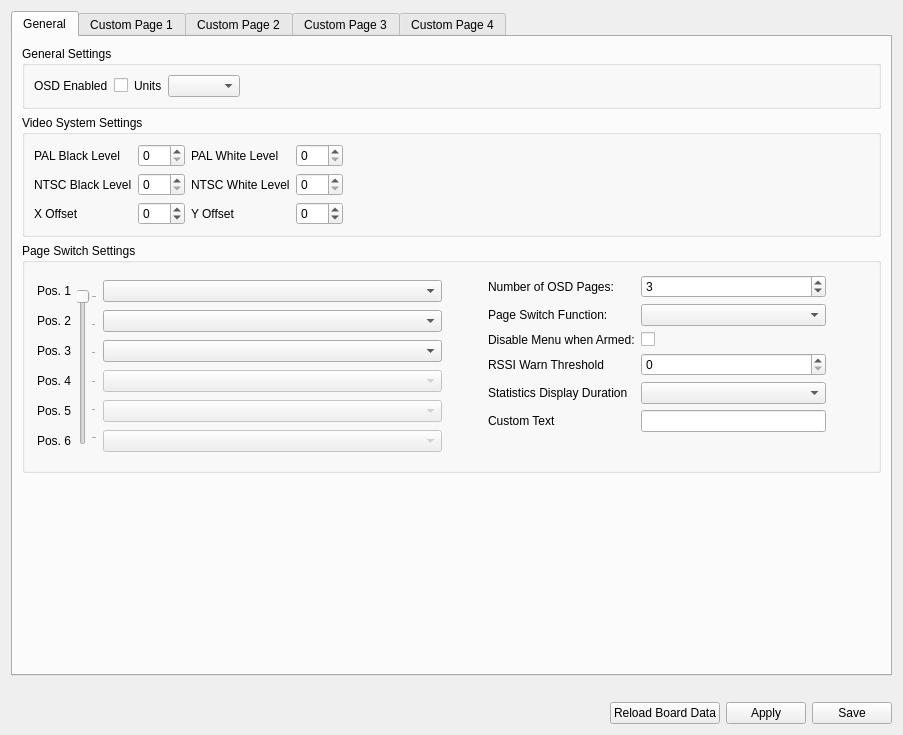
<?xml version="1.0" encoding="UTF-8"?>
<ui version="4.0">
 <class>Osd</class>
 <widget class="QWidget" name="Osd">
  <property name="geometry">
   <rect>
    <x>0</x>
    <y>0</y>
    <width>903</width>
    <height>735</height>
   </rect>
  </property>
  <property name="windowTitle">
   <string>Form</string>
  </property>
  <layout class="QVBoxLayout" name="verticalLayout_2">
   <item>
    <layout class="QVBoxLayout" name="verticalLayout_5">
     <item>
      <widget class="QTabWidget" name="tabWidget">
       <property name="minimumSize">
        <size>
         <width>0</width>
         <height>0</height>
        </size>
       </property>
       <property name="currentIndex">
        <number>0</number>
       </property>
       <widget class="QWidget" name="tabGeneral">
        <attribute name="title">
         <string>General</string>
        </attribute>
        <layout class="QVBoxLayout" name="verticalLayout">
         <item>
          <widget class="QGroupBox" name="groupBox_2">
           <property name="title">
            <string>General Settings</string>
           </property>
           <layout class="QGridLayout" name="gridLayout_2">
            <item row="0" column="0">
             <widget class="QLabel" name="label_6">
              <property name="text">
               <string>OSD Enabled</string>
              </property>
             </widget>
            </item>
            <item row="0" column="1">
             <widget class="QCheckBox" name="cb_osd_enabled">
              <property name="toolTip">
               <string>Enable / disable the OSD (requires rebooting the flight controller to take effect)</string>
              </property>
              <property name="text">
               <string/>
              </property>
             </widget>
            </item>
            <item row="0" column="3">
             <widget class="QComboBox" name="cb_units"/>
            </item>
            <item row="0" column="2">
             <widget class="QLabel" name="label_3">
              <property name="text">
               <string>Units</string>
              </property>
             </widget>
            </item>
            <item row="0" column="4">
             <spacer name="horizontalSpacer_3">
              <property name="orientation">
               <enum>Qt::Horizontal</enum>
              </property>
              <property name="sizeHint" stdset="0">
               <size>
                <width>40</width>
                <height>20</height>
               </size>
              </property>
             </spacer>
            </item>
           </layout>
          </widget>
         </item>
         <item>
          <widget class="QGroupBox" name="groupBox">
           <property name="title">
            <string>Video System Settings</string>
           </property>
           <layout class="QVBoxLayout" name="verticalLayout_3">
            <item>
             <layout class="QGridLayout" name="gridLayout">
              <item row="4" column="3">
               <widget class="QSpinBox" name="sb_y_offset">
                <property name="toolTip">
                 <string>Shift the video vertically. Note: Large values can cause sync problems.</string>
                </property>
                <property name="minimum">
                 <number>-20</number>
                </property>
                <property name="maximum">
                 <number>20</number>
                </property>
               </widget>
              </item>
              <item row="2" column="3">
               <widget class="QSpinBox" name="sb_white_ntsc">
                <property name="toolTip">
                 <string>White level for NTSC.</string>
                </property>
                <property name="maximum">
                 <number>255</number>
                </property>
               </widget>
              </item>
              <item row="0" column="2">
               <widget class="QLabel" name="label_2">
                <property name="text">
                 <string>PAL White Level</string>
                </property>
               </widget>
              </item>
              <item row="0" column="1">
               <widget class="QSpinBox" name="sb_black_pal">
                <property name="toolTip">
                 <string>Black level for PAL. Note: setting a too low value can cause sync probelms.</string>
                </property>
                <property name="maximum">
                 <number>255</number>
                </property>
               </widget>
              </item>
              <item row="2" column="1">
               <widget class="QSpinBox" name="sb_black_ntsc">
                <property name="toolTip">
                 <string>Black level for NTSC.</string>
                </property>
                <property name="maximum">
                 <number>255</number>
                </property>
               </widget>
              </item>
              <item row="2" column="0">
               <widget class="QLabel" name="label_4">
                <property name="text">
                 <string>NTSC Black Level</string>
                </property>
               </widget>
              </item>
              <item row="0" column="0">
               <widget class="QLabel" name="label">
                <property name="text">
                 <string>PAL Black Level</string>
                </property>
               </widget>
              </item>
              <item row="4" column="1">
               <widget class="QSpinBox" name="sb_x_offset">
                <property name="toolTip">
                 <string>Shift the video horizontally. Note: Large values can cause sync problems.</string>
                </property>
                <property name="minimum">
                 <number>-20</number>
                </property>
                <property name="maximum">
                 <number>20</number>
                </property>
               </widget>
              </item>
              <item row="4" column="2">
               <widget class="QLabel" name="label_8">
                <property name="text">
                 <string>Y Offset</string>
                </property>
               </widget>
              </item>
              <item row="0" column="3">
               <widget class="QSpinBox" name="sb_white_pal">
                <property name="toolTip">
                 <string>White level for PAL. </string>
                </property>
                <property name="maximum">
                 <number>255</number>
                </property>
               </widget>
              </item>
              <item row="2" column="2">
               <widget class="QLabel" name="label_5">
                <property name="text">
                 <string>NTSC White Level</string>
                </property>
               </widget>
              </item>
              <item row="4" column="0">
               <widget class="QLabel" name="label_7">
                <property name="text">
                 <string>X Offset</string>
                </property>
               </widget>
              </item>
              <item row="2" column="4">
               <spacer name="horizontalSpacer_2">
                <property name="orientation">
                 <enum>Qt::Horizontal</enum>
                </property>
                <property name="sizeHint" stdset="0">
                 <size>
                  <width>40</width>
                  <height>20</height>
                 </size>
                </property>
               </spacer>
              </item>
             </layout>
            </item>
           </layout>
          </widget>
         </item>
         <item>
          <widget class="QGroupBox" name="groupBox_3">
           <property name="minimumSize">
            <size>
             <width>0</width>
             <height>230</height>
            </size>
           </property>
           <property name="maximumSize">
            <size>
             <width>16777215</width>
             <height>230</height>
            </size>
           </property>
           <property name="title">
            <string>Page Switch Settings</string>
           </property>
           <layout class="QGridLayout" name="gridLayout_4" rowstretch="0,0,0" columnstretch="0,0,1,0,1,0">
            <property name="leftMargin">
             <number>12</number>
            </property>
            <property name="topMargin">
             <number>12</number>
            </property>
            <property name="rightMargin">
             <number>12</number>
            </property>
            <property name="bottomMargin">
             <number>12</number>
            </property>
            <item row="0" column="0" rowspan="3">
             <layout class="QVBoxLayout" name="verticalLayout_9" stretch="0,0,0,0,0,0">
              <item>
               <widget class="QLabel" name="label_pos1">
                <property name="sizePolicy">
                 <sizepolicy hsizetype="Preferred" vsizetype="Maximum">
                  <horstretch>0</horstretch>
                  <verstretch>0</verstretch>
                 </sizepolicy>
                </property>
                <property name="minimumSize">
                 <size>
                  <width>0</width>
                  <height>16</height>
                 </size>
                </property>
                <property name="maximumSize">
                 <size>
                  <width>16777215</width>
                  <height>16</height>
                 </size>
                </property>
                <property name="text">
                 <string>Pos. 1</string>
                </property>
               </widget>
              </item>
              <item>
               <widget class="QLabel" name="label_pos2">
                <property name="sizePolicy">
                 <sizepolicy hsizetype="Preferred" vsizetype="Maximum">
                  <horstretch>0</horstretch>
                  <verstretch>0</verstretch>
                 </sizepolicy>
                </property>
                <property name="minimumSize">
                 <size>
                  <width>16</width>
                  <height>16</height>
                 </size>
                </property>
                <property name="maximumSize">
                 <size>
                  <width>16777215</width>
                  <height>16</height>
                 </size>
                </property>
                <property name="text">
                 <string>Pos. 2</string>
                </property>
               </widget>
              </item>
              <item>
               <widget class="QLabel" name="label_pos3">
                <property name="sizePolicy">
                 <sizepolicy hsizetype="Preferred" vsizetype="Maximum">
                  <horstretch>0</horstretch>
                  <verstretch>0</verstretch>
                 </sizepolicy>
                </property>
                <property name="minimumSize">
                 <size>
                  <width>0</width>
                  <height>16</height>
                 </size>
                </property>
                <property name="maximumSize">
                 <size>
                  <width>16777215</width>
                  <height>16</height>
                 </size>
                </property>
                <property name="text">
                 <string>Pos. 3</string>
                </property>
               </widget>
              </item>
              <item>
               <widget class="QLabel" name="label_pos4">
                <property name="sizePolicy">
                 <sizepolicy hsizetype="Preferred" vsizetype="Maximum">
                  <horstretch>0</horstretch>
                  <verstretch>0</verstretch>
                 </sizepolicy>
                </property>
                <property name="minimumSize">
                 <size>
                  <width>0</width>
                  <height>16</height>
                 </size>
                </property>
                <property name="maximumSize">
                 <size>
                  <width>16777215</width>
                  <height>16</height>
                 </size>
                </property>
                <property name="text">
                 <string>Pos. 4</string>
                </property>
               </widget>
              </item>
              <item>
               <widget class="QLabel" name="label_pos5">
                <property name="sizePolicy">
                 <sizepolicy hsizetype="Preferred" vsizetype="Maximum">
                  <horstretch>0</horstretch>
                  <verstretch>0</verstretch>
                 </sizepolicy>
                </property>
                <property name="minimumSize">
                 <size>
                  <width>0</width>
                  <height>16</height>
                 </size>
                </property>
                <property name="maximumSize">
                 <size>
                  <width>16777215</width>
                  <height>16</height>
                 </size>
                </property>
                <property name="text">
                 <string>Pos. 5</string>
                </property>
               </widget>
              </item>
              <item>
               <widget class="QLabel" name="label_pos6">
                <property name="sizePolicy">
                 <sizepolicy hsizetype="Preferred" vsizetype="Maximum">
                  <horstretch>0</horstretch>
                  <verstretch>0</verstretch>
                 </sizepolicy>
                </property>
                <property name="minimumSize">
                 <size>
                  <width>0</width>
                  <height>16</height>
                 </size>
                </property>
                <property name="maximumSize">
                 <size>
                  <width>16777215</width>
                  <height>16</height>
                 </size>
                </property>
                <property name="text">
                 <string>Pos. 6</string>
                </property>
               </widget>
              </item>
             </layout>
            </item>
            <item row="1" column="1">
             <widget class="QSlider" name="osdPageSlider">
              <property name="enabled">
               <bool>false</bool>
              </property>
              <property name="maximumSize">
               <size>
                <width>16777215</width>
                <height>160</height>
               </size>
              </property>
              <property name="focusPolicy">
               <enum>Qt::StrongFocus</enum>
              </property>
              <property name="toolTip">
               <string>This slider moves when you move the flight mode switch
on your remote. It shows currently active flight mode.

Setup the flight mode channel on the RC Input tab if you have not done so already.</string>
              </property>
              <property name="minimum">
               <number>0</number>
              </property>
              <property name="maximum">
               <number>5</number>
              </property>
              <property name="pageStep">
               <number>10</number>
              </property>
              <property name="value">
               <number>0</number>
              </property>
              <property name="sliderPosition">
               <number>0</number>
              </property>
              <property name="orientation">
               <enum>Qt::Vertical</enum>
              </property>
              <property name="invertedAppearance">
               <bool>true</bool>
              </property>
              <property name="tickPosition">
               <enum>QSlider::TicksBelow</enum>
              </property>
              <property name="tickInterval">
               <number>1</number>
              </property>
             </widget>
            </item>
            <item row="0" column="2" rowspan="3">
             <layout class="QVBoxLayout" name="verticalLayout_10">
              <property name="spacing">
               <number>3</number>
              </property>
              <item>
               <widget class="QComboBox" name="osdPagePos1">
                <property name="focusPolicy">
                 <enum>Qt::StrongFocus</enum>
                </property>
                <property name="toolTip">
                 <string>Select the stabilization mode on this position (manual/stabilized/auto)</string>
                </property>
               </widget>
              </item>
              <item>
               <widget class="QComboBox" name="osdPagePos2">
                <property name="focusPolicy">
                 <enum>Qt::StrongFocus</enum>
                </property>
               </widget>
              </item>
              <item>
               <widget class="QComboBox" name="osdPagePos3">
                <property name="focusPolicy">
                 <enum>Qt::StrongFocus</enum>
                </property>
               </widget>
              </item>
              <item>
               <widget class="QComboBox" name="osdPagePos4">
                <property name="enabled">
                 <bool>false</bool>
                </property>
                <property name="focusPolicy">
                 <enum>Qt::StrongFocus</enum>
                </property>
                <property name="toolTip">
                 <string>Select the stabilization mode on this position (manual/stabilized/auto)</string>
                </property>
               </widget>
              </item>
              <item>
               <widget class="QComboBox" name="osdPagePos5">
                <property name="enabled">
                 <bool>false</bool>
                </property>
                <property name="focusPolicy">
                 <enum>Qt::StrongFocus</enum>
                </property>
               </widget>
              </item>
              <item>
               <widget class="QComboBox" name="osdPagePos6">
                <property name="enabled">
                 <bool>false</bool>
                </property>
                <property name="focusPolicy">
                 <enum>Qt::StrongFocus</enum>
                </property>
               </widget>
              </item>
             </layout>
            </item>
            <item row="1" column="3">
             <spacer name="horizontalSpacer_4">
              <property name="orientation">
               <enum>Qt::Horizontal</enum>
              </property>
              <property name="sizeHint" stdset="0">
               <size>
                <width>40</width>
                <height>20</height>
               </size>
              </property>
             </spacer>
            </item>
            <item row="0" column="4" rowspan="3">
             <layout class="QGridLayout" name="gridLayout_5">
              <item row="0" column="0">
               <layout class="QGridLayout" name="gridLayout_3">
                <item row="0" column="0">
                 <widget class="QLabel" name="label_9">
                  <property name="text">
                   <string>Number of OSD Pages:</string>
                  </property>
                 </widget>
                </item>
                <item row="6" column="0">
                 <spacer name="verticalSpacer_2">
                  <property name="orientation">
                   <enum>Qt::Vertical</enum>
                  </property>
                  <property name="sizeHint" stdset="0">
                   <size>
                    <width>20</width>
                    <height>40</height>
                   </size>
                  </property>
                 </spacer>
                </item>
                <item row="3" column="0">
                 <widget class="QLabel" name="label_12">
                  <property name="text">
                   <string>RSSI Warn Threshold</string>
                  </property>
                 </widget>
                </item>
                <item row="3" column="1">
                 <widget class="QSpinBox" name="RssiWarnThreshold">
                  <property name="toolTip">
                   <string>&lt;html&gt;&lt;head/&gt;&lt;body&gt;&lt;p&gt;Threshold below which RSSI value will start blinking&lt;/p&gt;&lt;/body&gt;&lt;/html&gt;</string>
                  </property>
                 </widget>
                </item>
                <item row="1" column="0">
                 <widget class="QLabel" name="label_10">
                  <property name="text">
                   <string>Page Switch Function:</string>
                  </property>
                 </widget>
                </item>
                <item row="1" column="1">
                 <widget class="QComboBox" name="cb_page_switch"/>
                </item>
                <item row="0" column="1">
                 <widget class="QSpinBox" name="sb_num_pages">
                  <property name="toolTip">
                   <string>Number of positions your FlightMode switch has.

Default is 3.

It will be 2 or 3 for most of setups, but it also can be up to 6.
In that case you have to configure your radio mixers so the whole range
from min to max is split into N equal intervals, and you may set arbitrary
channel value for each flight mode.</string>
                  </property>
                  <property name="minimum">
                   <number>1</number>
                  </property>
                  <property name="maximum">
                   <number>6</number>
                  </property>
                  <property name="value">
                   <number>3</number>
                  </property>
                 </widget>
                </item>
                <item row="2" column="0">
                 <widget class="QLabel" name="label_11">
                  <property name="text">
                   <string>Disable Menu when Armed:</string>
                  </property>
                 </widget>
                </item>
                <item row="2" column="1">
                 <widget class="QCheckBox" name="cb_menu_disabled">
                  <property name="toolTip">
                   <string>&lt;html&gt;&lt;head/&gt;&lt;body&gt;&lt;p&gt;Disables the OSD menu when aircraft is armed. This is recommended, so the menu can't be entered accidentally when flying.&lt;/p&gt;&lt;/body&gt;&lt;/html&gt;</string>
                  </property>
                  <property name="text">
                   <string/>
                  </property>
                 </widget>
                </item>
                <item row="4" column="1">
                 <widget class="QComboBox" name="cb_stats_duration">
                  <property name="toolTip">
                   <string>&lt;html&gt;&lt;head/&gt;&lt;body&gt;&lt;p&gt;The time for which flight statistics are displayed for when disarming. Note: The statistics can also be accessed using the page switch or the OSD menu.&lt;/p&gt;&lt;/body&gt;&lt;/html&gt;</string>
                  </property>
                 </widget>
                </item>
                <item row="4" column="0">
                 <widget class="QLabel" name="label_13">
                  <property name="text">
                   <string>Statistics Display Duration</string>
                  </property>
                 </widget>
                </item>
                <item row="5" column="0">
                 <widget class="QLabel" name="label_14">
                  <property name="text">
                   <string>Custom Text</string>
                  </property>
                 </widget>
                </item>
                <item row="5" column="1">
                 <widget class="QLineEdit" name="le_custom_text">
                  <property name="toolTip">
                   <string>&lt;html&gt;&lt;head/&gt;&lt;body&gt;&lt;p&gt;Text that is displayed in the OSD by the &amp;quot;Custom Text&amp;quot; element.&lt;/p&gt;&lt;/body&gt;&lt;/html&gt;</string>
                  </property>
                 </widget>
                </item>
               </layout>
              </item>
             </layout>
            </item>
            <item row="2" column="1">
             <spacer name="verticalSpacer_4">
              <property name="orientation">
               <enum>Qt::Vertical</enum>
              </property>
              <property name="sizeType">
               <enum>QSizePolicy::Fixed</enum>
              </property>
              <property name="sizeHint" stdset="0">
               <size>
                <width>20</width>
                <height>0</height>
               </size>
              </property>
             </spacer>
            </item>
            <item row="0" column="1">
             <spacer name="verticalSpacer_6">
              <property name="orientation">
               <enum>Qt::Vertical</enum>
              </property>
              <property name="sizeType">
               <enum>QSizePolicy::Fixed</enum>
              </property>
              <property name="sizeHint" stdset="0">
               <size>
                <width>20</width>
                <height>0</height>
               </size>
              </property>
             </spacer>
            </item>
            <item row="1" column="5">
             <spacer name="horizontalSpacer_6">
              <property name="orientation">
               <enum>Qt::Horizontal</enum>
              </property>
              <property name="sizeHint" stdset="0">
               <size>
                <width>40</width>
                <height>20</height>
               </size>
              </property>
             </spacer>
            </item>
           </layout>
          </widget>
         </item>
         <item>
          <spacer name="verticalSpacer_3">
           <property name="orientation">
            <enum>Qt::Vertical</enum>
           </property>
           <property name="sizeHint" stdset="0">
            <size>
             <width>20</width>
             <height>40</height>
            </size>
           </property>
          </spacer>
         </item>
        </layout>
       </widget>
       <widget class="QWidget" name="tabCustomPage1">
        <attribute name="title">
         <string>Custom Page 1</string>
        </attribute>
        <layout class="QVBoxLayout" name="verticalLayout_4">
         <item>
          <widget class="QWidget" name="osdPage1" native="true">
           <property name="sizePolicy">
            <sizepolicy hsizetype="Preferred" vsizetype="Expanding">
             <horstretch>0</horstretch>
             <verstretch>0</verstretch>
            </sizepolicy>
           </property>
          </widget>
         </item>
        </layout>
       </widget>
       <widget class="QWidget" name="tabCustomPage2">
        <attribute name="title">
         <string>Custom Page 2</string>
        </attribute>
        <layout class="QVBoxLayout" name="verticalLayout_6">
         <item>
          <widget class="QWidget" name="osdPage2" native="true"/>
         </item>
        </layout>
       </widget>
       <widget class="QWidget" name="tabCustomPage3">
        <attribute name="title">
         <string>Custom Page 3</string>
        </attribute>
        <layout class="QVBoxLayout" name="verticalLayout_7">
         <item>
          <widget class="QWidget" name="osdPage3" native="true"/>
         </item>
        </layout>
       </widget>
       <widget class="QWidget" name="tabCustomPage4">
        <attribute name="title">
         <string>Custom Page 4</string>
        </attribute>
        <layout class="QVBoxLayout" name="verticalLayout_8">
         <item>
          <widget class="QWidget" name="osdPage4" native="true"/>
         </item>
        </layout>
       </widget>
      </widget>
     </item>
    </layout>
   </item>
   <item>
    <spacer name="verticalSpacer">
     <property name="orientation">
      <enum>Qt::Vertical</enum>
     </property>
     <property name="sizeType">
      <enum>QSizePolicy::Preferred</enum>
     </property>
     <property name="sizeHint" stdset="0">
      <size>
       <width>20</width>
       <height>20</height>
      </size>
     </property>
    </spacer>
   </item>
   <item>
    <layout class="QHBoxLayout" name="horizontalLayout">
     <item>
      <spacer name="horizontalSpacer">
       <property name="orientation">
        <enum>Qt::Horizontal</enum>
       </property>
       <property name="sizeHint" stdset="0">
        <size>
         <width>40</width>
         <height>20</height>
        </size>
       </property>
      </spacer>
     </item>
     <item>
      <widget class="QPushButton" name="reloadButton">
       <property name="minimumSize">
        <size>
         <width>0</width>
         <height>0</height>
        </size>
       </property>
       <property name="maximumSize">
        <size>
         <width>16777215</width>
         <height>16777215</height>
        </size>
       </property>
       <property name="toolTip">
        <string>Reloads saved CameraStabilization settings  except output channels
from board into GCS. Useful if you have accidentally changed some
settings.

Loaded settings are not applied automatically. You have to click the
Apply or Save button afterwards.</string>
       </property>
       <property name="text">
        <string>Reload Board Data</string>
       </property>
       <property name="objrelation" stdset="0">
        <stringlist>
         <string>button:reload</string>
         <string>buttongroup:1</string>
        </stringlist>
       </property>
      </widget>
     </item>
     <item>
      <widget class="QPushButton" name="applyButton">
       <property name="minimumSize">
        <size>
         <width>0</width>
         <height>0</height>
        </size>
       </property>
       <property name="maximumSize">
        <size>
         <width>16777215</width>
         <height>16777215</height>
        </size>
       </property>
       <property name="toolTip">
        <string>Send settings to the board but do not save to the non-volatile memory</string>
       </property>
       <property name="text">
        <string>Apply</string>
       </property>
       <property name="objrelation" stdset="0">
        <stringlist>
         <string>button:apply</string>
        </stringlist>
       </property>
      </widget>
     </item>
     <item>
      <widget class="QPushButton" name="saveButton">
       <property name="minimumSize">
        <size>
         <width>0</width>
         <height>0</height>
        </size>
       </property>
       <property name="maximumSize">
        <size>
         <width>16777215</width>
         <height>16777215</height>
        </size>
       </property>
       <property name="toolTip">
        <string>Send settings to the board and save to the non-volatile memory</string>
       </property>
       <property name="text">
        <string>Save</string>
       </property>
       <property name="checked">
        <bool>false</bool>
       </property>
       <property name="objrelation" stdset="0">
        <stringlist>
         <string>button:save</string>
        </stringlist>
       </property>
      </widget>
     </item>
    </layout>
   </item>
  </layout>
 </widget>
 <resources/>
 <connections/>
</ui>
